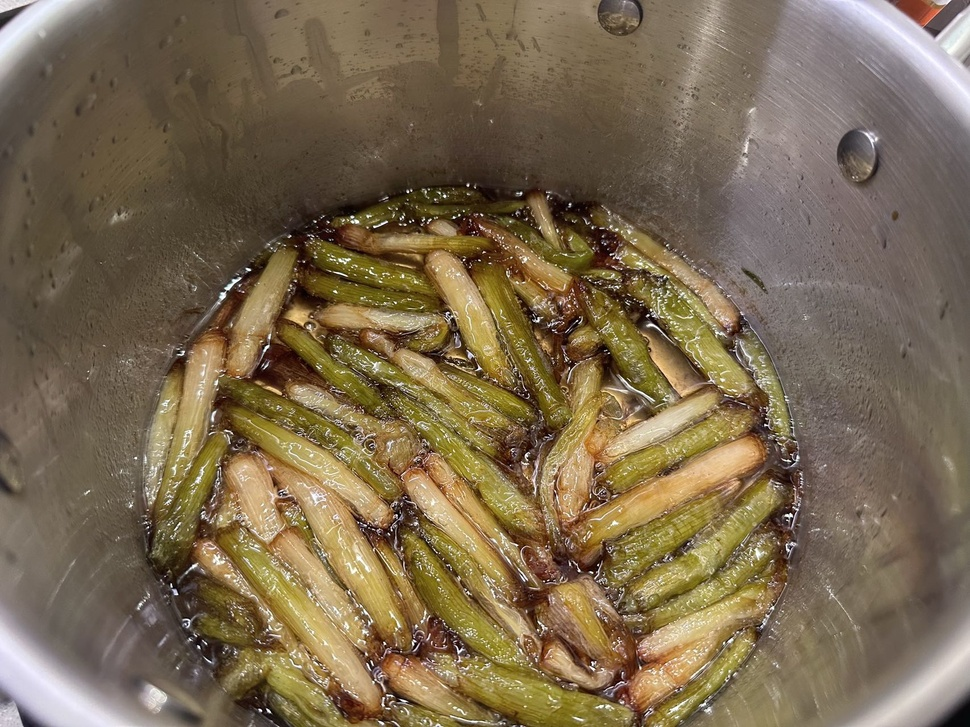
#> input picture python/1.jpg, 970 x 727 px, shrunk from 1707 x 1280 before the run
$ python for_p.py
#> lines starting #> are read from the running program, lines starting #| are printed output that depends on the picture
from PIL import Image, ImageFilter


i1 = Image.open('1.jpg')
#> i1 is the input picture: PIL image 970x727 RGB; mean R, G, B 122.9, 105.9, 80.3

i2 = i1.filter(ImageFilter.CONTOUR)
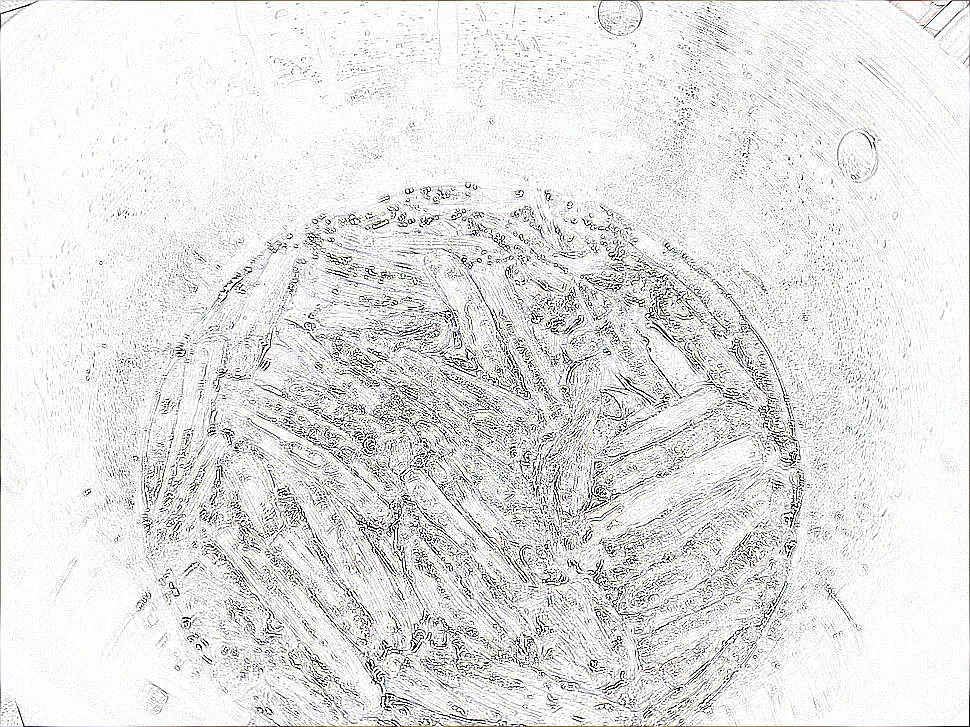
#> i2: PIL image 970x727 RGB; mean R, G, B 228.5, 228.4, 228.1

i2.save('3.jpg')

i3 = i1.filter(ImageFilter.BLUR)
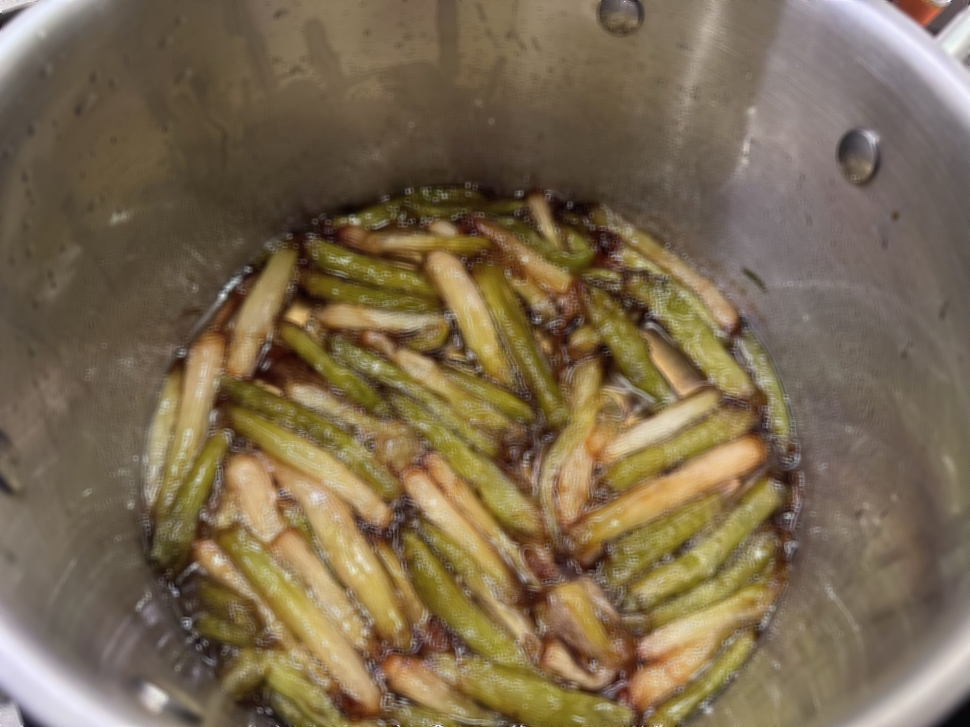
#> i3: PIL image 970x727 RGB; mean R, G, B 122.9, 106, 80.3

i3.save('4.jpg')


# i2.show()
i3.show()

$ run again, with python/2.jpg copied over python/1.jpg
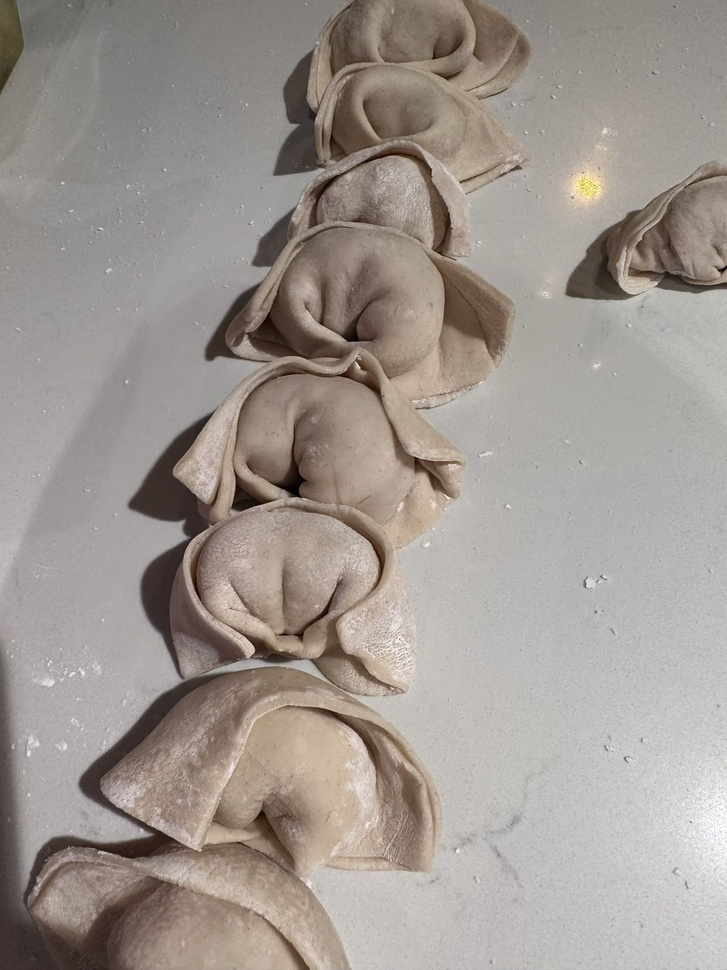
#> input picture python/2.jpg, 727 x 970 px, shrunk from 1280 x 1707 before the run
#> i1 is the input picture: PIL image 727x970 RGB; mean R, G, B 158.9, 150.8, 144.5
#> `i2 = i1.filter(ImageFilter.CONTOUR)`:
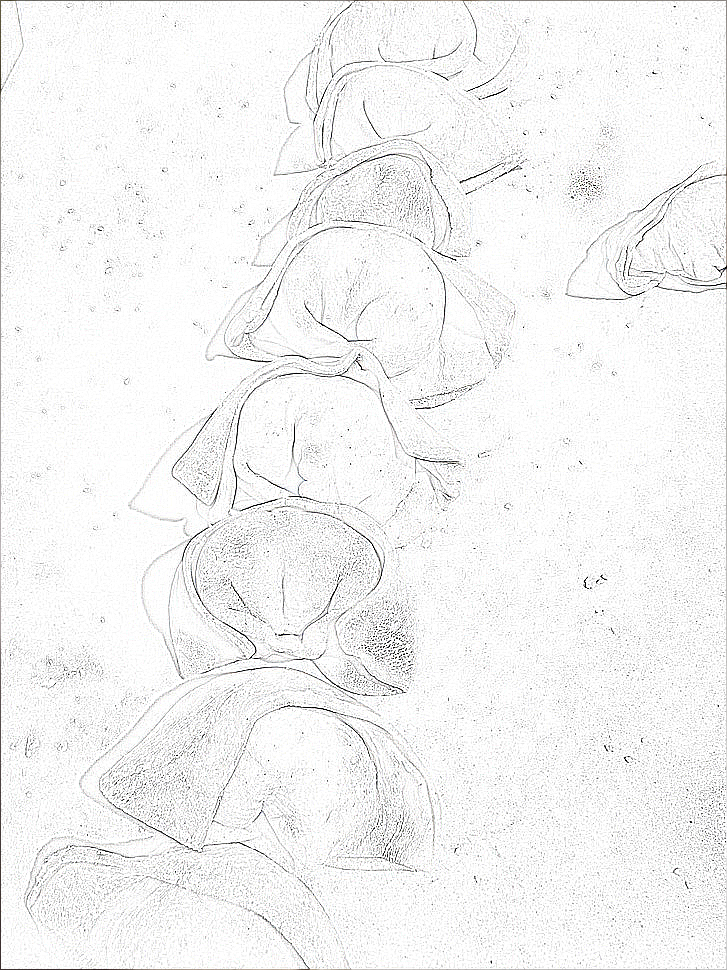
#> i2: PIL image 727x970 RGB; mean R, G, B 243.3, 243.3, 243.2
